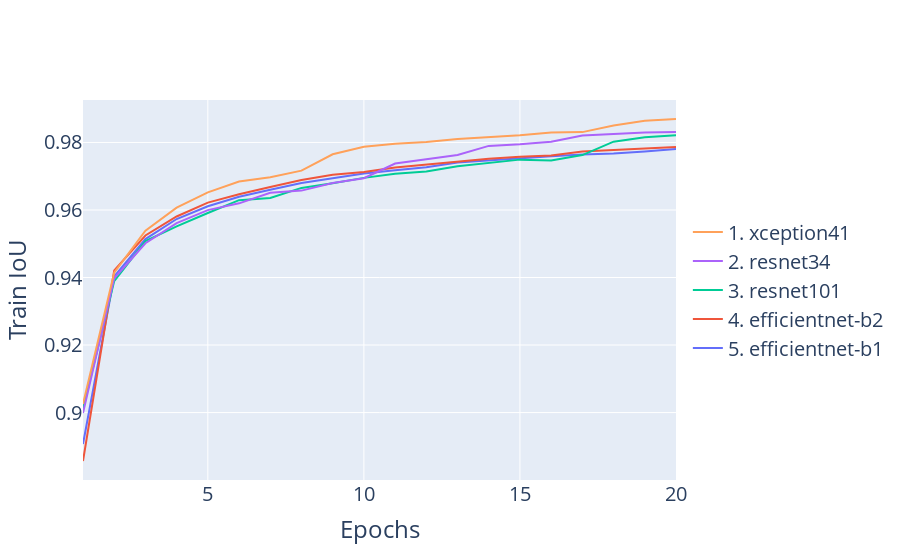
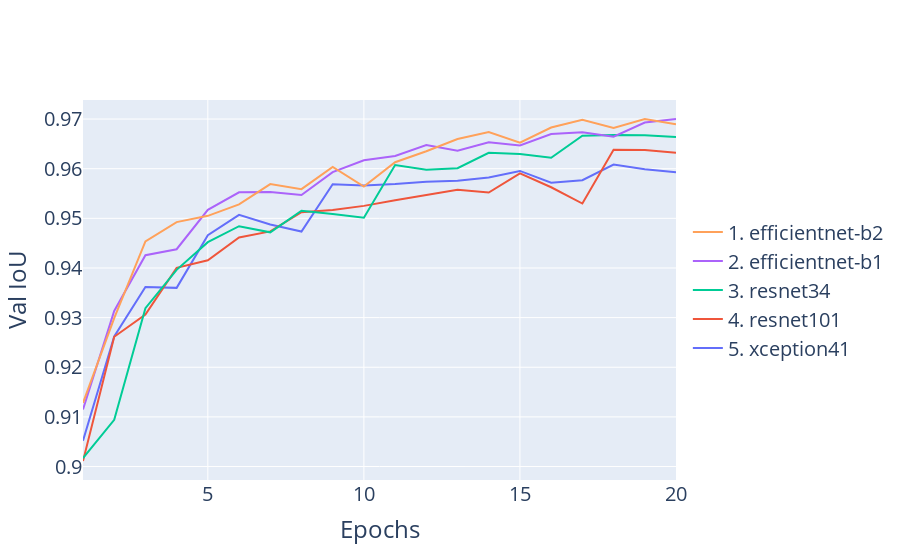

The cell these charts' notebook holds for them, in order:
### Markdown cell above
# 5.1.3 Testing Encoders

### Code cell
def plot_data_ARCHITECTURE(big_df: pd.DataFrame, y_volumn, y_column_name, plot_title, x_column=None, x_column_name="Epochs", filter=None, **plot_options):
    fig = go.Figure()
    big_df_copy = big_df.copy(deep=True)
    if filter != None:
        big_df_copy.query(filter, inplace=True)

    data_sorted = []
    for data in big_df_copy.groupby(['architecture', 'encoder', 'loss_func', 'freeze_encoder', 'dataset']):
        architecture, encoder, loss, freeze, dataset = data[0]
        data_sorted.append((data, np.max(data[1][y_volumn]))) # data, highest score

    for i, data in enumerate(sorted(data_sorted, key=lambda x: x[1])):
    # for data in big_df_copy.groupby(['architecture', 'encoder', 'loss_func', 'freeze_encoder', 'dataset']):
        data, best_score = data
        architecture, encoder, loss, freeze, dataset = data[0]
        # fig.add_trace(go.Scatter(x=data[1].index+1, y=data[1][y_volumn], name=f"{architecture} {encoder} {loss} {dataset.lower()}", hovertemplate=hovertemplate)) # 
        if x_column == None:
            fig.add_trace(go.Scatter(x=data[1].index[:20]+1, y=data[1][y_volumn][:20], name=f"{len(data_sorted)-i}. {encoder}"))# hovertemplate=hovertemplate)) # 
        else:
            fig.add_trace(go.Scatter(x=data[1][x_column][:20], y=data[1][y_volumn][:20], name=f"{len(data_sorted)-i}. {encoder}"))# hovertemplate=hovertemplate)) # 
    fig.update_layout(
        {
            "paper_bgcolor": "rgba(0, 0, 0, 0)",
            # "plot_bgcolor": "rgba(0, 0, 0, 0)",
        }
    )
    # fig.update_traces(hoverinfo='text+name', mode='lines+markers')
    fig.update_layout(legend=dict(y=0.5, traceorder='reversed', font_size=20))
    fig.update_layout(
        # title="Training loss - (Architecture Encoder Loss)",
        xaxis_title=x_column_name,
        yaxis_title=y_column_name,
            font=dict(
            size=20,
        ),
        showlegend=True
    )
    fig.update_layout(plot_options)
    # fig.update_layout(hovermode="x unified")
    # fig.show()
    return fig


Select_encoder_df = read_csvs("./TRAINING_RESULTS_new/select_encoder")    
# feature_train_fig.write_image(file="D:/Master/MasterProject/Overleaf_figures/Chapter5/feature_engineering_TRAIN.svg", height=600, width=800)
# feature_val_fig.write_image(file="D:/Master/MasterProject/Overleaf_figures/Chapter5/feature_engineering_VAL.svg", height=600, width=800)
# Loss
# plot_data_ARCHITECTURE(Select_architecture_df, y_volumn='train_loss', y_column_name="Train Jaccard Loss", plot_title="Train loss", filter='loss_func == "JaccardLoss"')
# plot_data_ARCHITECTURE(Select_architecture_df, y_volumn='val_loss', y_column_name="Val Jaccard Loss", plot_title="Val loss", filter='loss_func == "JaccardLoss"')

# IoU
encoder_train_fig = plot_data_ARCHITECTURE(Select_encoder_df, y_volumn='train_iou_score', y_column_name="Train IoU", plot_title="Val IoU", filter="freeze_encoder == False") #, showlegend=False
encoder_train_fig.write_image(file="D:/Master/MasterProject/Overleaf_figures/Chapter5/encoder_train_fig.svg", height=600, width=800)
encoder_train_fig.show()

encoder_val_fig = plot_data_ARCHITECTURE(Select_encoder_df, y_volumn='val_iou_score', y_column_name="Val IoU", plot_title="Val IoU", filter="freeze_encoder == False")
encoder_val_fig.write_image(file="D:/Master/MasterProject/Overleaf_figures/Chapter5/encoder_val_fig.svg", height=600, width=800)
encoder_val_fig.show()

# Freeze
encoder_train_fig_freeze = plot_data_ARCHITECTURE(Select_encoder_df, y_volumn='train_iou_score', y_column_name="Train IoU", plot_title="Val IoU", filter="freeze_encoder == True") #, showlegend=False
encoder_train_fig_freeze.write_image(file="D:/Master/MasterProject/Overleaf_figures/Chapter5/freeze_encoder_train_fig.svg", height=600, width=800)
encoder_val_fig_freeze = plot_data_ARCHITECTURE(Select_encoder_df, y_volumn='val_iou_score', y_column_name="Val IoU", plot_title="Val IoU", filter="freeze_encoder == True")
encoder_val_fig_freeze.write_image(file="D:/Master/MasterProject/Overleaf_figures/Chapter5/freeze_encoder_val_fig.svg", height=600, width=800)

### Figure 1 — Plotly figure (JSON) as saved in the notebook; plotly's stock layout.template omitted (floating-point values rounded to 4 significant figures)
{"data": [{"name": "5. efficientnet-b1", "type": "scatter", "x": [1, 2, 3, 4, 5, 6, 7, 8, 9, 10, 11, 12, 13, 14, 15, 16, 17, 18, 19, 20], "y": [0.8907, 0.9403, 0.9514, 0.9573, 0.9611, 0.9639, 0.966, 0.968, 0.9694, 0.9708, 0.9718, 0.9727, 0.974, 0.9747, 0.9753, 0.9759, 0.9765, 0.9767, 0.9773, 0.9781]}, {"name": "4. efficientnet-b2", "type": "scatter", "x": [1, 2, 3, 4, 5, 6, 7, 8, 9, 10, 11, 12, 13, 14, 15, 16, 17, 18, 19, 20], "y": [0.8857, 0.9421, 0.9524, 0.9581, 0.9622, 0.9647, 0.9668, 0.9689, 0.9704, 0.9713, 0.9726, 0.9735, 0.9745, 0.9752, 0.9757, 0.9761, 0.9773, 0.9778, 0.978, 0.9786]}, {"name": "3. resnet101", "type": "scatter", "x": [1, 2, 3, 4, 5, 6, 7, 8, 9, 10, 11, 12, 13, 14, 15, 16, 17, 18, 19, 20], "y": [0.9012, 0.9389, 0.9508, 0.9552, 0.9591, 0.9629, 0.9635, 0.9665, 0.9679, 0.9695, 0.9707, 0.9714, 0.9729, 0.974, 0.9749, 0.9746, 0.9763, 0.9802, 0.9816, 0.9822]}, {"name": "2. resnet34", "type": "scatter", "x": [1, 2, 3, 4, 5, 6, 7, 8, 9, 10, 11, 12, 13, 14, 15, 16, 17, 18, 19, 20], "y": [0.8999, 0.9398, 0.9501, 0.9561, 0.96, 0.962, 0.9651, 0.9657, 0.968, 0.9694, 0.9738, 0.9751, 0.9763, 0.979, 0.9795, 0.9802, 0.9821, 0.9825, 0.9829, 0.9831]}, {"name": "1. xception41", "type": "scatter", "x": [1, 2, 3, 4, 5, 6, 7, 8, 9, 10, 11, 12, 13, 14, 15, 16, 17, 18, 19, 20], "y": [0.9025, 0.9414, 0.9539, 0.9607, 0.9652, 0.9684, 0.9697, 0.9716, 0.9765, 0.9787, 0.9796, 0.9801, 0.981, 0.9816, 0.9821, 0.9829, 0.9831, 0.985, 0.9864, 0.9869]}], "layout": {"font": {"size": 20}, "legend": {"font": {"size": 20}, "traceorder": "reversed", "y": 0.5}, "paper_bgcolor": "rgba(0, 0, 0, 0)", "showlegend": true, "xaxis": {"title": {"text": "Epochs"}}, "yaxis": {"title": {"text": "Train IoU"}}}}

### Figure 2 — Plotly figure (JSON) as saved in the notebook; plotly's stock layout.template omitted (floating-point values rounded to 4 significant figures)
{"data": [{"name": "5. xception41", "type": "scatter", "x": [1, 2, 3, 4, 5, 6, 7, 8, 9, 10, 11, 12, 13, 14, 15, 16, 17, 18, 19, 20], "y": [0.9052, 0.9262, 0.9362, 0.936, 0.9466, 0.9507, 0.9487, 0.9473, 0.9569, 0.9566, 0.9569, 0.9574, 0.9576, 0.9582, 0.9596, 0.9572, 0.9577, 0.9608, 0.9599, 0.9593]}, {"name": "4. resnet101", "type": "scatter", "x": [1, 2, 3, 4, 5, 6, 7, 8, 9, 10, 11, 12, 13, 14, 15, 16, 17, 18, 19, 20], "y": [0.9011, 0.9261, 0.9306, 0.94, 0.9415, 0.9461, 0.9474, 0.9512, 0.9517, 0.9525, 0.9536, 0.9547, 0.9558, 0.9552, 0.9591, 0.9563, 0.953, 0.9638, 0.9637, 0.9632]}, {"name": "3. resnet34", "type": "scatter", "x": [1, 2, 3, 4, 5, 6, 7, 8, 9, 10, 11, 12, 13, 14, 15, 16, 17, 18, 19, 20], "y": [0.9017, 0.9094, 0.9319, 0.9396, 0.9452, 0.9484, 0.9472, 0.9515, 0.9509, 0.9501, 0.9607, 0.9598, 0.9601, 0.9632, 0.963, 0.9622, 0.9667, 0.9668, 0.9667, 0.9664]}, {"name": "2. efficientnet-b1", "type": "scatter", "x": [1, 2, 3, 4, 5, 6, 7, 8, 9, 10, 11, 12, 13, 14, 15, 16, 17, 18, 19, 20], "y": [0.9115, 0.9314, 0.9426, 0.9438, 0.9517, 0.9553, 0.9553, 0.9547, 0.9593, 0.9617, 0.9625, 0.9648, 0.9636, 0.9653, 0.9647, 0.967, 0.9673, 0.9664, 0.9693, 0.97]}, {"name": "1. efficientnet-b2", "type": "scatter", "x": [1, 2, 3, 4, 5, 6, 7, 8, 9, 10, 11, 12, 13, 14, 15, 16, 17, 18, 19, 20], "y": [0.9128, 0.9299, 0.9453, 0.9492, 0.9505, 0.9528, 0.9569, 0.9559, 0.9604, 0.9564, 0.9613, 0.9635, 0.966, 0.9674, 0.9653, 0.9683, 0.9699, 0.9682, 0.97, 0.969]}], "layout": {"font": {"size": 20}, "legend": {"font": {"size": 20}, "traceorder": "reversed", "y": 0.5}, "paper_bgcolor": "rgba(0, 0, 0, 0)", "showlegend": true, "xaxis": {"title": {"text": "Epochs"}}, "yaxis": {"title": {"text": "Val IoU"}}}}
